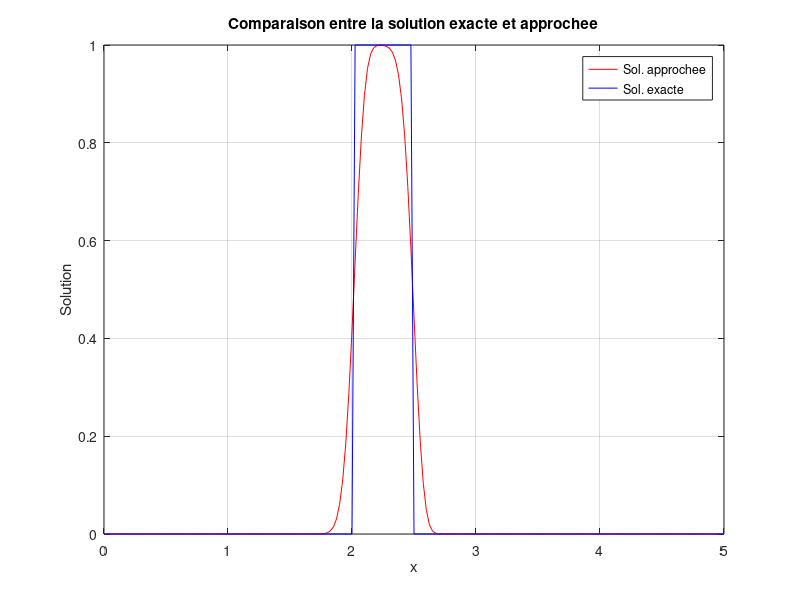

Recreate this plot in MATLAB.
clear all, close all, clc
% Synthese: les deux schemas avec differentes conditions initiales
% On dessine la solution a chaque pas de temps
V = 0.1;     % vitesse d’advection
Tmax = 10;   % temps maximum
L = 5;       % longueur du domaine
N = 201;      % nb de points de discretisation en espace
dx = L/(N-1); % pas d’espace
s = 0.8;      % nombre de Courant
dt = s*dx/V;  % pas de temps
methode = 1;  % 1 = Explicite decentre, 2 = Lax-Wendroff
cinit = 1;    % 1 = creneau, 2 = sinus
x = linspace(0,L,N)';
if cinit == 1
    condinit = @(x) (x>1.0) & (x<1.5);
else
    condinit = @(x) sin(8*pi*x/L);
end
u = double(condinit(x));
tps = dt:dt:Tmax;
for t = tps
    uold = u;
    uexact = condinit(x-V*t);
    if methode == 1
        u(2:N) = uold(2:N)-s*(uold(2:N)-uold(1:N-1));
    else
        u(N) = uexact(N);
        u(2:N-1) = uold(2:N-1)-s*(uold(3:N)-uold(1:N-2))/2 +...
            s^2*(uold(3:N)-2*uold(2:N-1)+uold(1:N-2))/2 ;
    end
    u(1) = u(N);
    plot(x,u,'r-',x,uexact,'b-'), grid on
    title('Comparaison entre la solution exacte et approchee')
    legend('Sol. approchee','Sol. exacte')
    xlabel('x')
    ylabel('Solution')
    pause(0.1)
end